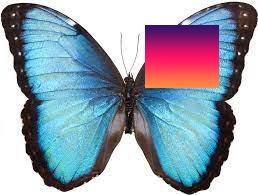
#> input picture pictures/picture_grad_1.jpg, 258 x 195 px, found by its file name
$ jupyter execute gradient_detection.ipynb
#> lines starting #> are read from the running program, lines starting #| are printed output that depends on the picture
Импортируем библиотеки: для работы с картинками, массивами и с выводом изображений.

[cell 1]
import cv2
import numpy as np
import matplotlib.pyplot as plt

[cell 2]
def plt_print_pic(image):
    rgb_img = cv2.cvtColor(image, cv2.COLOR_BGR2RGB)
    plt.imshow(rgb_img)
    plt.show()

Читаем картинки из папки pictures:

[cell 3]
path1 = r"/Users/valeriazaborovskaya/1C task/pics/picture_grad_1.jpg"
path2 = r"/Users/valeriazaborovskaya/1C task/pics/picture_grad_2.jpg"

# читаем в формате BGR
image1 = cv2.imread(path1)
#> image1 is the input picture: shape (195, 258, 3); mean B, G, R 176.9, 163.4, 153.1
image2 = cv2.imread(path2)
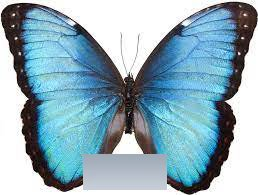
#> input picture picture_grad_2.jpg, 258 x 195 px, found by its file name
#> image2 is the input picture: shape (195, 258, 3); mean B, G, R 185.7, 172.9, 143.7

plt_print_pic(image1)
plt_print_pic(image2)

Необходимо найти прямоугольник с градиентной заливкой, будем искать края прямоугольника, пользуясь поиском производных
от дискретных величин. Производные можно вычислить путем свертки изображения с фильтрами и по отдельности. Используя центральный метод конечных разностей и фильтры:

[cell 4]
def initialize_x_filter(size):
    x_filter = np.zeros(size)
    h , w = size
    x_filter[h//2][0]= -1
    x_filter[h//2][-1] = 1
    return x_filter

def initialize_y_filter(size):
    y_filter = np.zeros(size)
    h , w = size
    y_filter[0][h//2]= -1
    y_filter[-1][h//2] = 1
    return y_filter

[cell 5]
def padding(image):
    padded_image = np.pad(image , ((1,1),(1,1)) , 'constant', constant_values=(0,0) )
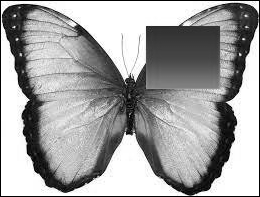
#> padded_image: shape (197, 260); min 0, max 255, mean 163.3
    return padded_image

def conv2d(image, ftr):
    s = ftr.shape + tuple(np.subtract(image.shape, ftr.shape) + 1)
#> s = (3, 3, 195, 258)
    sub_image = np.lib.stride_tricks.as_strided(image, shape = s, strides = image.strides * 2)
    return np.einsum('ij,ijkl->kl', ftr, sub_image)

Используем градиент изображения для определения границ. Математически ребро - это изменение чисел при переходе от одного пикселя к другому (то есть градиент изображения). Результатом свертки изображения с помощью фильтра является изображение из черного и белого цветов. Белый цвет указывает на края

[cell 6]
def black_image(image, path_to_write):
    gray_image = cv2.cvtColor(image, cv2.COLOR_RGB2GRAY)

    x_filter = initialize_x_filter((3, 3))
    y_filter = initialize_y_filter((3, 3))

    I_x = conv2d( padding(gray_image) ,  x_filter)
    I_y = conv2d( padding(gray_image) ,  y_filter)
#> in conv2d (call 2), `return np.einsum('ij,ijkl->kl', ftr, sub_image)`:
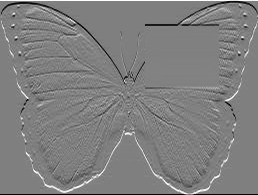
#> returned value: shape (195, 258) float64; min -255, max 255, mean 0; drawn with min black and max white

    G = np.sqrt( np.power(I_x, 2)  +  np.power(I_y, 2) )
    G = np.where (G > 5, G , 0)

    cv2.imwrite(path_to_write , G)
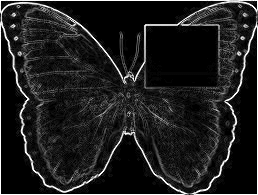
#> saved as picture_new1.jpg: shape (195, 258); min 0, max 255, mean 30.6

[cell 7]
path1 = r"/Users/valeriazaborovskaya/1C task/pics/picture_new1.jpg"
path2 = r"/Users/valeriazaborovskaya/1C task/pics/picture_new2.jpg"

black_image(image1, path1)
black_image(image2, path2)
#> in black_image (call 2), `gray_image = cv2.cvtColor(image, cv2.COLOR_RGB2GRAY)`:
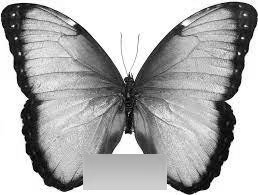
#> gray_image: shape (195, 258); min 0, max 255, mean 173.4
#> in padding (call 3), `padded_image = np.pad(image , ((1,1),(1,1)) , 'constant', constant_val..`:
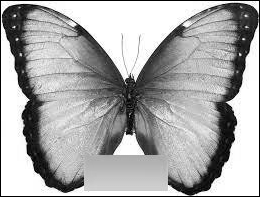
#> padded_image: shape (197, 260); min 0, max 255, mean 170.3
#> in black_image (call 2), `G = np.sqrt( np.power(I_x, 2)  +  np.power(I_y, 2) )`:
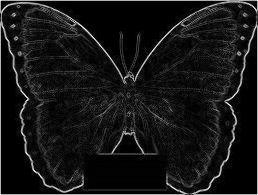
#> G: shape (195, 258) float64; min 0, max 360.6, mean 31.7; drawn with min black and max white

image1 = cv2.imread(path1)
#> image1: shape (195, 258, 3); min 0, max 255, mean 30.7
image2 = cv2.imread(path2)
#> image2: shape (195, 258, 3); min 0, max 255, mean 31.1

plt_print_pic(image1)
plt_print_pic(image2)

Теперь когда у нас есть удобные для обработки изображения, напишем функцию для поиска прямоугольников: найдем их контуры с помощью findContour из cv2

[cell 8]
def angle_cos(p0, p1, p2):
    d1, d2 = (p0 - p1).astype('float'), (p2 - p1).astype('float')
    return abs( np.dot(d1, d2) / np.sqrt( np.dot(d1, d1)*np.dot(d2, d2) ) )

def find_squares(img):
    img = cv2.GaussianBlur(img, (5, 5), 0)
    squares = []
    for gray in cv2.split(img):
        for thrs in range(0, 255, 26):
            if thrs == 0:
                bin = cv2.Canny(gray, 0, 50, apertureSize=5)
                bin = cv2.dilate(bin, None)
            else:
                retval, bin = cv2.threshold(gray, thrs, 255, cv2.THRESH_BINARY)
            contours, hierarchy = cv2.findContours(bin, cv2.RETR_LIST, cv2.CHAIN_APPROX_SIMPLE)
            for cnt in contours:
                cnt_len = cv2.arcLength(cnt, True)
                cnt = cv2.approxPolyDP(cnt, 0.02*cnt_len, True)
                if len(cnt) == 4 and cv2.contourArea(cnt) > 1000 and cv2.isContourConvex(cnt):
                    cnt = cnt.reshape(-1, 2)
                    max_cos = np.max([angle_cos( cnt[i], cnt[(i+1) % 4], cnt[(i+2) % 4] ) for i in range(4)])
                    if max_cos < 0.1:
                        squares.append(cnt)
#> this loop made 3 passes
#> bin: shape (195, 258); every value is 0
#> after the loop, cnt = [[227, 0], [228, 1], [229, 0], [239, 0]]; max_cos = 0; squares = 12 items
    return squares

def print_squares(path):
    img = cv2.imread(path)
    squares = find_squares(img)
#> squares = 12 items
    cv2.drawContours(img, squares, -1, (0, 255, 0), 3 )
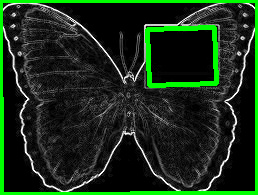
#> img: shape (195, 258, 3); mean B, G, R 25.4, 46.2, 25.4
    plt_print_pic(img)

[cell 9]
print_squares(path1)
print_squares(path2)
#> in find_squares (call 2), `img = cv2.GaussianBlur(img, (5, 5), 0)`:
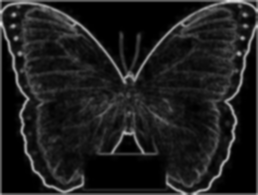
#> img: shape (195, 258, 3); min 0, max 227, mean 29.9
#> the loop in find_squares (call 2), `for gray in cv2.split(img):` made 3 passes
#> after the loop in find_squares (call 2), `for gray in cv2.split(img):`: max_cos = 0; squares = 9 items
#> in print_squares (call 2), `cv2.drawContours(img, squares, -1, (0, 255, 0), 3 )`:
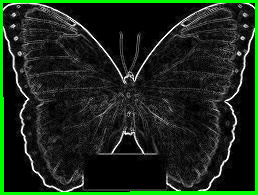
#> img: shape (195, 258, 3); mean B, G, R 26, 40.7, 26
